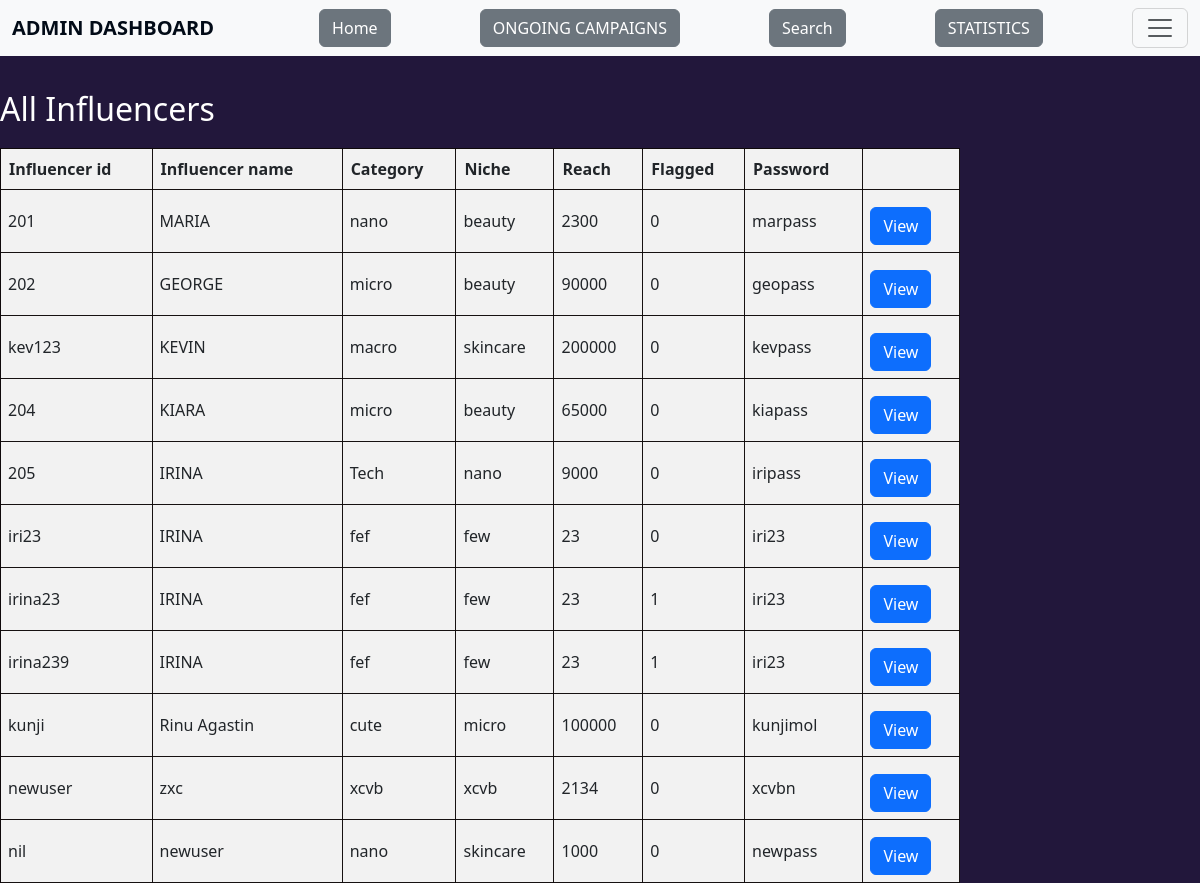
Before: /influencers with the older database file.
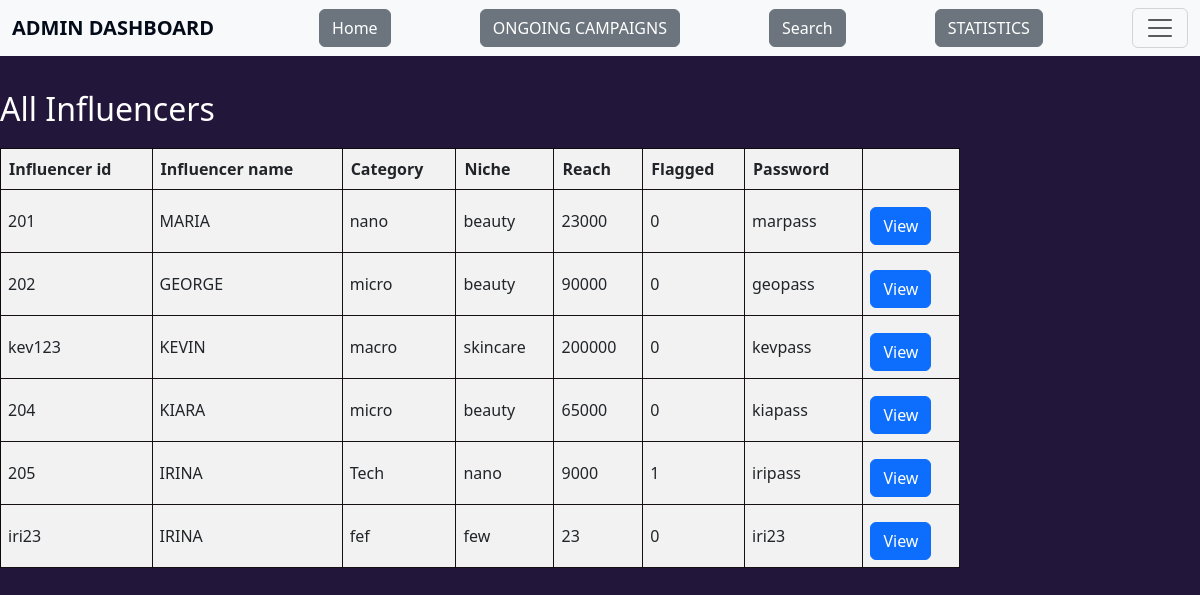
After: the same page with the newer database file.
### application/models.py (models this page shows)
class Influencer(db.Model):
    __tablename__="influencer"
    inf_id=db.Column(db.String,primary_key=True,nullable=False)
    inf_name=db.Column(db.String)
    inf_password=db.Column(db.String,nullable=False)
    inf_category=db.Column(db.String,nullable=False)
    inf_niche=db.Column(db.String,nullable=False)
    inf_reach=db.Column(db.Integer,nullable=False)
    flagged=db.Column(db.Integer, default=0)
    rating=db.Column(db.Numeric(1,1),default=0)
    inf_num_rating=db.Column(db.Integer, default=0)
    inf_total_rating=db.Column(db.Numeric, default=0)
    inf_req=db.relationship('Adrequest')

### application/controllers.py (the view)
@app.route("/influencers",methods=["GET"])
def influencers():
    inf=Influencer.query.all()
    return render_template('influencers.html',inf=inf)

### templates/influencers.html (shortened to what this page needs)
<!DOCTYPE html>
<html lang="en">
<head>
    <link href="https://cdn.jsdelivr.net/npm/bootstrap@5.3.3/dist/css/bootstrap.min.css" rel="stylesheet">
</head>
<nav class="navbar bg-body-tertiary fixed-top">
    <div class="container-fluid">
        <a class="navbar-brand" href="/">ADMIN DASHBOARD</a>
        <a href="/admin_dashboard"><button class="btn btn-secondary">Home</button></a>
        <a href="/ongoing_camp"><button class="btn btn-secondary">ONGOING CAMPAIGNS</button></a>
        <a href="{{url_for('adminsearch', search_type='common')}}"><button class="btn btn-secondary">Search</button></a>
        <a href="/admin_summary"><button class="btn btn-secondary">STATISTICS</button></a>
        <button class="navbar-toggler" type="button" data-bs-toggle="offcanvas" data-bs-target="#offcanvasNavbar" aria-controls="offcanvasNavbar" aria-label="Toggle navigation">
            <span class="navbar-toggler-icon"></span>
        </button>
    </div>
  </nav>
    <h2 class="white">All Influencers</h2>
    <table id="all-Influencers">
        <tr>
            <th>Influencer id</th>
            <th>Influencer name</th>
            <th>Category</th>
            <th>Niche</th>
            <th>Reach</th>
            <th>Flagged</th>
            <th>Password</th>
            <th></th>
        </tr>
        {%for i in inf%}
            <tr>
                <td>{{i.inf_id}}</td>
                <td>{{i.inf_name}}</td>
                <td>{{i.inf_category}}</td>
                <td>{{i.inf_niche}}</td>
                <td>{{i.inf_reach}}</td>
                <td>{{i.flagged}}</td>
                <td>{{i.inf_password}}</td>
                <td><a href="{{url_for('inf_details', inf_id=i.inf_id) }}" class="btn btn-primary" type="button">View</a></td>
            </tr>
        {%endfor%}
    </table>
</body>
</html>

Changed rows visible on the page:
removed Influencer: inf_id "irina23", inf_name "IRINA", inf_category "fef", inf_niche "few", inf_reach "23", flagged "1", inf_password "iri23"
removed Influencer: inf_id "irina239", inf_name "IRINA", inf_category "fef", inf_niche "few", inf_reach "23", flagged "1", inf_password "iri23"
removed Influencer: inf_id "kunji", inf_name "Rinu Agastin", inf_category "cute", inf_niche "micro", inf_reach "100000", flagged "0", inf_password "kunjimol"
removed Influencer: inf_id "newuser", inf_name "zxc", inf_category "xcvb", inf_niche "xcvb", inf_reach "2134", flagged "0", inf_password "xcvbn"
removed Influencer: inf_id "nil", inf_name "newuser", inf_category "nano", inf_niche "skincare", inf_reach "1000", flagged "0", inf_password "newpass"
changed Influencer "MARIA": inf_reach "2300" → "23000"
changed Influencer "Tech": flagged "0" → "1"
